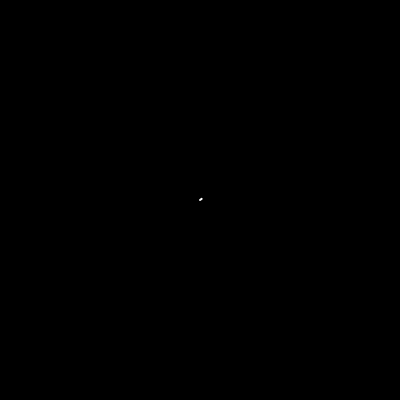
Frame 1 (no input)
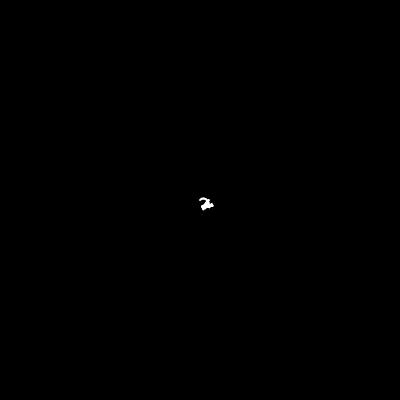
Frame 60 (no input)
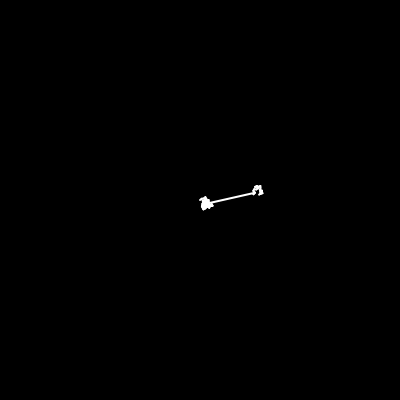
Frame 120 (the mouse pressed at the canvas centre since frame 60)

The p5.js sketch that drew these frames (run headless with seeded random() and noise() and a simulated clock; from frame 60 on, the mouse is pressed at the canvas centre):

// p5.js sketch
// ── sketch.js
let levy;
function setup() {
  levy=new Levy();
  createCanvas(400, 400);
  background(0);
}

function draw() {
  levy.update();
  levy.show();
}

// ── levy.js
class Levy{
    constructor(){
        this.pos=createVector(200,200);
        this.prev=this.pos.copy();
    }
    update(){
            this.step=p5.Vector.random2D();
            this.step.setMag(1);
            if(random(100)<1){
                this.step.mult(50);
            }else{
                this.step.mult(2);
            }
            this.prev.set(this.pos);
            this.pos.add(this.step);
    }
    show(){
        stroke(255);
        strokeWeight(2);
        line(this.prev.x,this.prev.y,this.pos.x,this.pos.y);
    }
}
